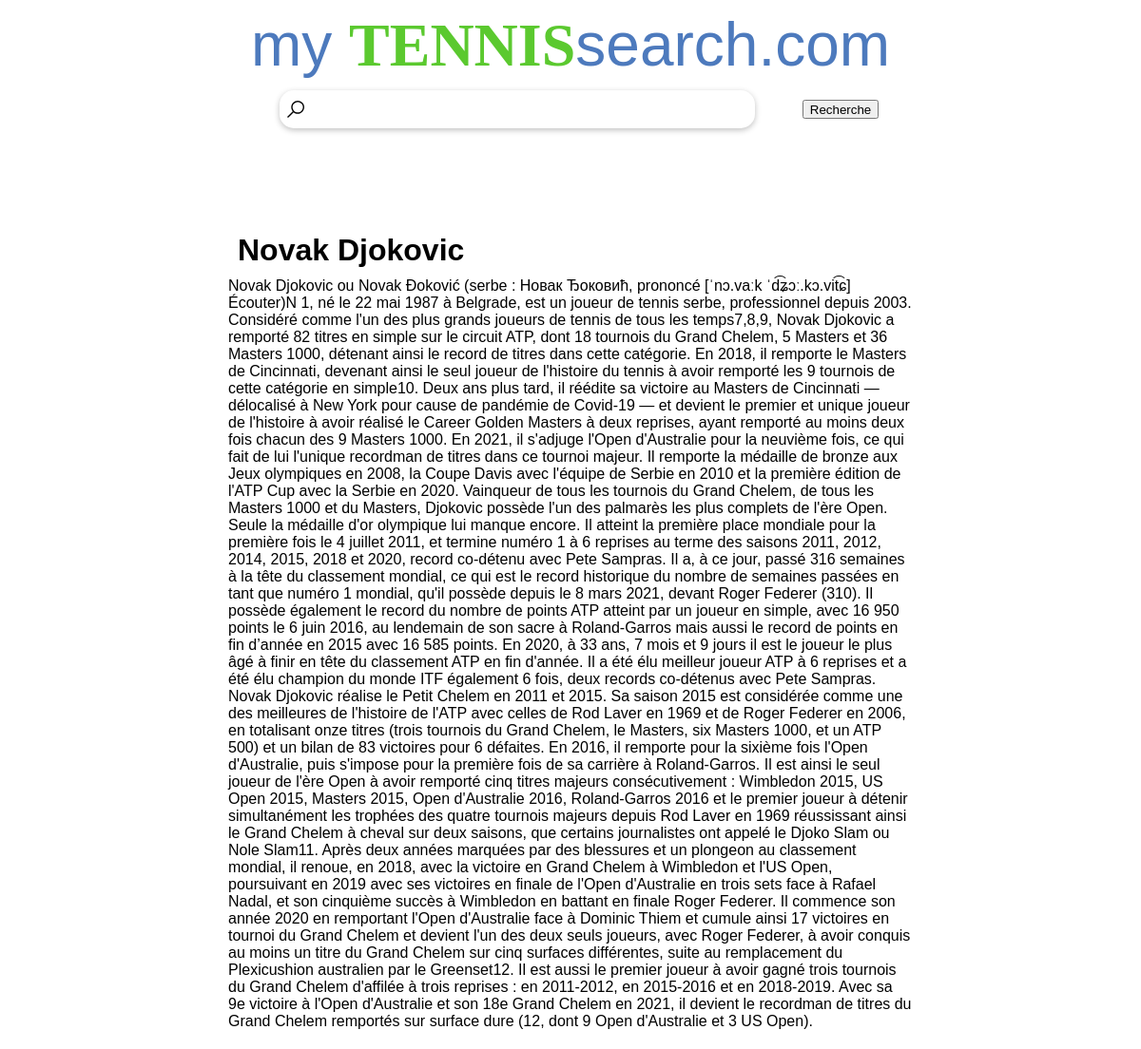
/element.php?id=2, run on the app's committed database.
### tables this page shows
CREATE TABLE `sportifs` (
  `id` int(11) NOT NULL,
  `nom_complet` varchar(255) NOT NULL,
  `bio` longtext NOT NULL
);

### moteur/moteur_element.php (called while the page is built, shortened)
<?php
function moteur_de_recherche_element()
    {
        $bdd = connection_bdd();
        $id = $_GET['id'];
        $req_search = $bdd->prepare("SELECT * FROM sportifs WHERE id = ?");
        $req_search->execute(array("$id"));
        $res = $req_search->fetch();
        return $res;
    }

### element.php (the view, shortened to what this page needs)
<?php
include('moteur/moteur_element.php');
$resultat = moteur_de_recherche_element();
?>
<!doctype html>
<html lang="fr">
<head>
  <link rel="stylesheet" href="style/style.css">
</head>
<html>
<body>
<main>
<div id="conteneur_titre">
  <a id="titre_principal" href="index.php">my <span id="couleur_titre">TENNIS</span>search.com</a>
</div>
<div id="div_recherche">
    <img id="loupe" src="style/loupe.svg" alt="">
      <div id="conteneur_input_resultat_autocompl">
          <input id="input_recherche" type="text" nom="recherche">
      </div>
    <button id="boutton_recherche">Recherche</button>
</div>
<section id="resultatrecherche_element">
  <div id="conteneur_elements">
    <h1><?=$resultat['nom_complet'];?></h1>
    <p><?=$resultat['bio'];?></p>
  </div>
</section>
</main>
</body>
</html>

### style/style.css (style rules this page uses)
* { margin : 0px; padding: 0px; }
html { height: 100vh; font-family: "Optima", sans-serif; }
#conteneur_titre { display: flex; justify-content: center; align-items: center; }
#couleur_titre { color: rgb(91, 201, 47); font-weight: bold; font-family: "Snell Roundhand", cursive; }
#titre_principal { text-decoration: none; color: rgb(77, 122, 189); font-size: 4rem; padding: 10px; }
#div_recherche { display: flex; justify-content: center; }
#div_recherche button { height: 20px; width: 80px; margin-top: 10px; margin-left: 50px; }
#conteneur_input_resultat_autocompl { box-shadow: 0px 2px 6px rgb(192, 192, 192); border-radius: 15px; display: flex; justify-content: center; align-items: center; flex-direction: column; width: 500px; }
#loupe { width: 18px; height: 18px; transform: translate(26px, 11px); }
#input_recherche { height: 40px; width: 440px; border-radius: 15px; border: none; padding-left: 10px; }
#resultatrecherche_element { margin-top: 10vh; display: flex; flex-direction: column; justify-content: center; align-items: center; }
#conteneur_elements { width: 60%; padding: 20px; }
#conteneur_elements h1 { margin: 10px; font-size: 2rem; }

### data on the page
sportifs: nom_complet "Novak Djokovic", bio "Novak Djokovic ou Novak Đoković (serbe : Новак Ђоковић, prononcé [ˈnɔ.vaːk ˈd͡ʑɔː.kɔ.vit͡ɕ] Écouter)N 1, né le 22 mai 1987 à Belgrade, est un joueur de tennis serbe, professionnel depuis 2003. Considéré comme l'un des plus grands joueurs de tennis de tous les temps7,8,9, Novak Djokovic a remporté 82 titres en simple sur le circuit ATP, dont 18 tournois du Grand Chelem, 5 Masters et 36 Masters 1000, détenant ainsi le record de titres dans cette catégorie. En 2018, il remporte le Masters de Cincinnati, devenant ainsi le seul joueur de l'histoire du tennis à avoir remporté les 9 tournois de cette catégorie en simple10. Deux ans plus tard, il réédite sa victoire au Masters de Cincinnati —…"
